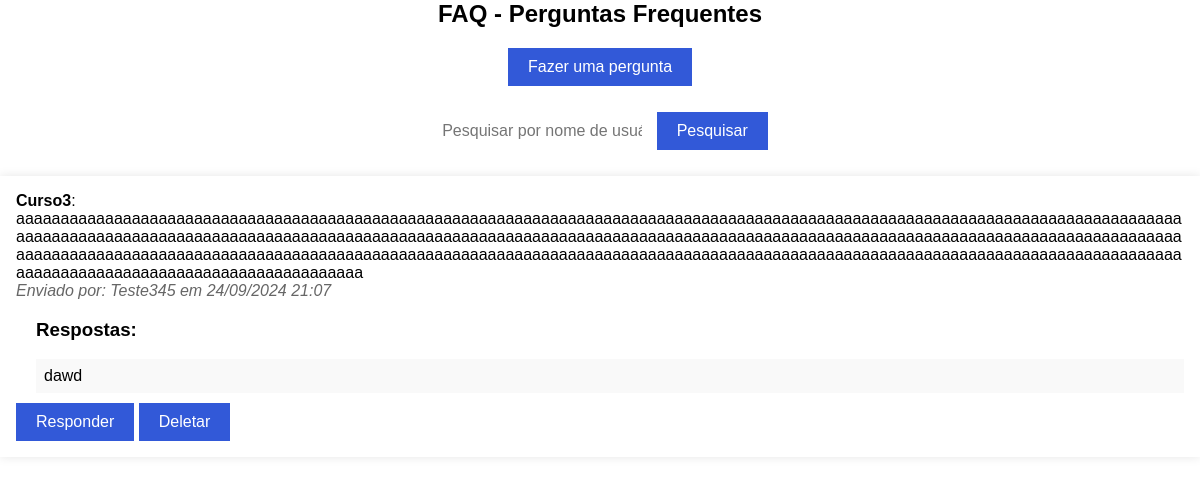
Screenshot of /faq/ with the database file from the repository.
### core/models.py (models this page shows, shortened)
class Pergunta(models.Model):
    usuario = models.ForeignKey(User, on_delete=models.CASCADE)
    tipo_pergunta = models.ForeignKey('TipoPergunta', on_delete=models.SET_NULL, null=True)
    texto_pergunta = models.TextField()
    data_criacao = models.DateTimeField(default=timezone.now)

class TipoPergunta(models.Model):
    tipo = models.CharField(max_length=100)

class Resposta(models.Model):
    pergunta = models.ForeignKey(Pergunta, on_delete=models.CASCADE, related_name='respostas')
    texto_resposta = models.TextField()
    usuario = models.ForeignKey(User, on_delete=models.SET_NULL, null=True, blank=True)  # Torna opcional
    data_criacao = models.DateTimeField(default=timezone.now)

### core/views.py (the view)
# urls.py: path('faq/', views.faq, name='faq'),
def faq(request):
    query = request.GET.get('q')
    if query:
        perguntas = Pergunta.objects.filter(usuario__username__icontains=query).exclude(usuario__isnull=True)
    else:
        perguntas = Pergunta.objects.all()
    if request.method == 'POST':
        pergunta_id = request.POST.get('pergunta_id')
        pergunta = get_object_or_404(Pergunta, id=pergunta_id)
        form = RespostaForm(request.POST)
        if form.is_valid():
            resposta = form.save(commit=False)
            resposta.pergunta = pergunta
            resposta.save()  # Salva a resposta sem associar a um usuário
            return redirect('faq')
    else:
        form = RespostaForm()
    return render(request, 'core/faq.html', {'perguntas': perguntas, 'form': form})

### core/forms.py
class RespostaForm(forms.ModelForm):
    class Meta:
        model = Resposta
        fields = ['texto_resposta']
        widgets = {
            'texto_resposta': forms.Textarea(attrs={'class': 'form-control', 'rows': 3}),
        }

### core/templates/core/faq.html (shortened to what this page needs)
<!DOCTYPE html>
<html lang="pt-BR">
<head>
    <link rel="stylesheet" type="text/css" href="../../static/core/style_faq.css">
</head>
<body>
    <h2>FAQ - Perguntas Frequentes</h2>
    <div class="faq_perguntas">
        <a href="{% url 'cadastro_pergunta' %}">
            <button class="btn">Fazer uma pergunta</button>
        </a>
    </div>
    <form method="GET" action="{% url 'faq' %}">
        <input type="text" name="q" value="{{ query }}" placeholder="Pesquisar por nome de usuário">
        <button type="submit">Pesquisar</button>
    </form>
    <ul>
        {% for pergunta in perguntas %}
            <li>
                <strong>{{ pergunta.tipo_pergunta.tipo }}</strong>: {{ pergunta.texto_pergunta }}
                <br><em>Enviado por: {{ pergunta.usuario.username }} em {{ pergunta.data_criacao|date:"d/m/Y H:i" }}</em>
                <ul>
                    <h3>Respostas:</h3>
                    {% for resposta in pergunta.respostas.all %}
                        <li>{{ resposta.texto_resposta }} <br></li>
                    {% empty %}
                        <li>Nenhuma resposta ainda.</li>
                    {% endfor %}
                </ul>
                <button class="btn" type="button" onclick="document.getElementById('respostaForm{{ pergunta.id }}').style.display='block'">Responder</button>
                <form method="POST" action="{% url 'deletar_pergunta' pergunta.id %}" style="display:inline;">
                    <button type="submit" class="btn btn-danger" onclick="return confirm('Tem certeza que deseja excluir esta pergunta?')">Deletar</button>
                </form>
            </li>
        {% endfor %}
    </ul>
</body>
</html>

### core/static/core/style_faq.css (style rules this page uses)
body { font-family: Arial, sans-serif; margin: 0; padding: 0; }
h2 { margin-top: 0; text-align: center; }
.faq_perguntas { text-align: center; margin-bottom: 20px; }
.btn { background-color: #3259d8; color: #fff; border: none; padding: 10px 20px; font-size: 16px; cursor: pointer; }
form { text-align: center; margin-bottom: 20px; }
input[type="text"] { width: 200px; height: 30px; padding: 10px; border: none; border-radius: 5px; font-size: 16px; }
button[type="submit"] { background-color: #3259d8; color: #fff; border: none; padding: 10px 20px; font-size: 16px; cursor: pointer; }
ul { list-style: none; padding: 0; margin: 0; }
li { background-color: #fff; padding: 1em; margin-bottom: 20px; box-shadow: 0 0 10px rgba(0, 0, 0, 0.1); word-wrap: break-word; }
li strong { font-weight: bold; }
li em { font-style: italic; color: #666; }
ul ul { margin-top: 10px; padding-left: 20px; }
ul ul li { background-color: #f9f9f9; padding: 0.5em; margin-bottom: 10px; box-shadow: none; }

### rows the page displays
Pergunta: tipo_pergunta.tipo "Curso3", texto_pergunta "aaaaaaaaaaaaaaaaaaaaaaaaaaaaaaaaaaaaaaaaaaaaaaaaaaaaaaaaaaaaaaaaaaaaaaaaaaaaaaaaaaaaaaaaaaaaaaaaaaaaaaaaaaaaaaaaaaaaaaaaaaaaaaaaaaaaaaaaaaaaaaaaaaaaaaaaaaaaaaaaaaaaaaaaaaaaaaaaaaaaaaaaaaaaaaaaaaaaaaaaaaaaaaaaaaaaaaaaaaaaaaaaaaaaaaaaaaaaaaaaaaaaaaaaaaaaaaaaaaaaaaaaaaaaaaaaaaaaaaaaaaaaaaaaaaaaaaaaaaaaaaaaaaaaaaaaaaaaaaaaaaaaaaaaaaaaaaaaaaaaaaaaaaaaaaaaaaaaaaaaaaaaaaaaaaaaaaaaaaaaaaaaaaaaaaaaaaaaaaaaaaaaaaaaaaaaaaaaaaaaaaaaaaaaaaaa", usuario.username "Teste345", data_criacao "24/09/2024 21:07"
Resposta: texto_resposta "dawd"
